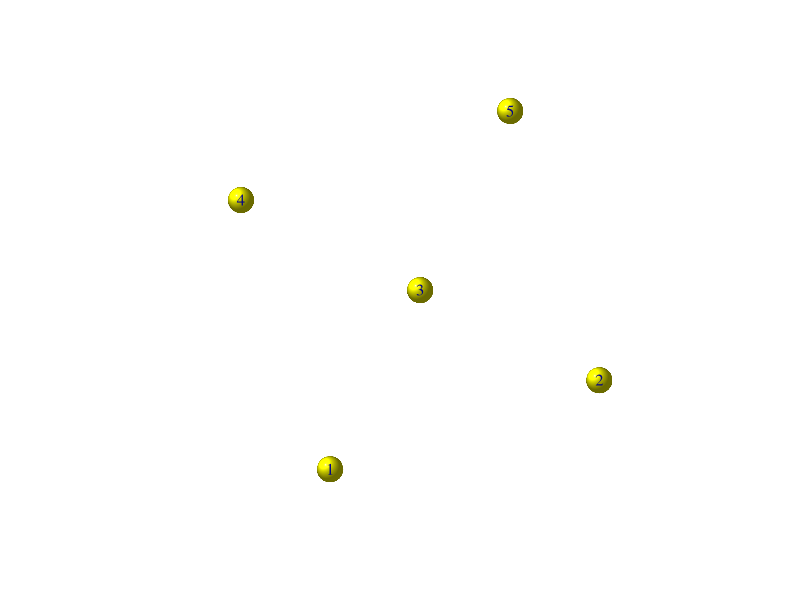
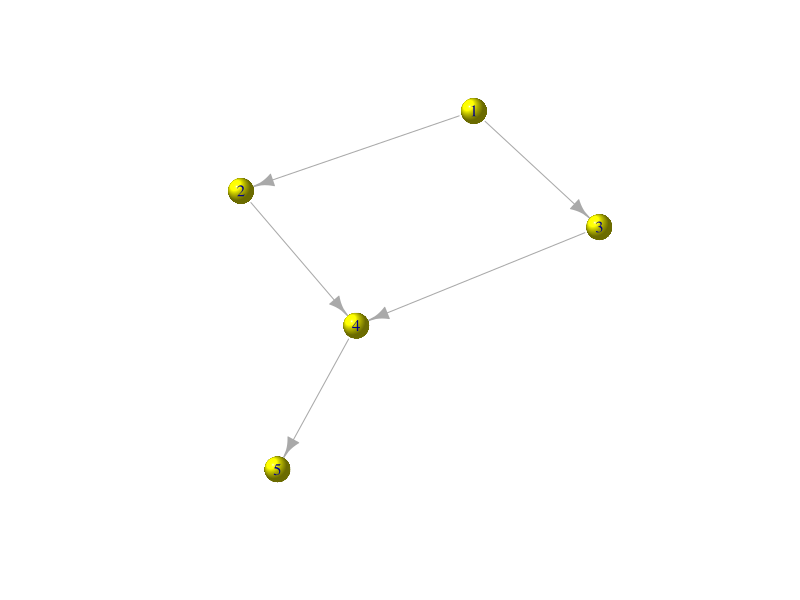
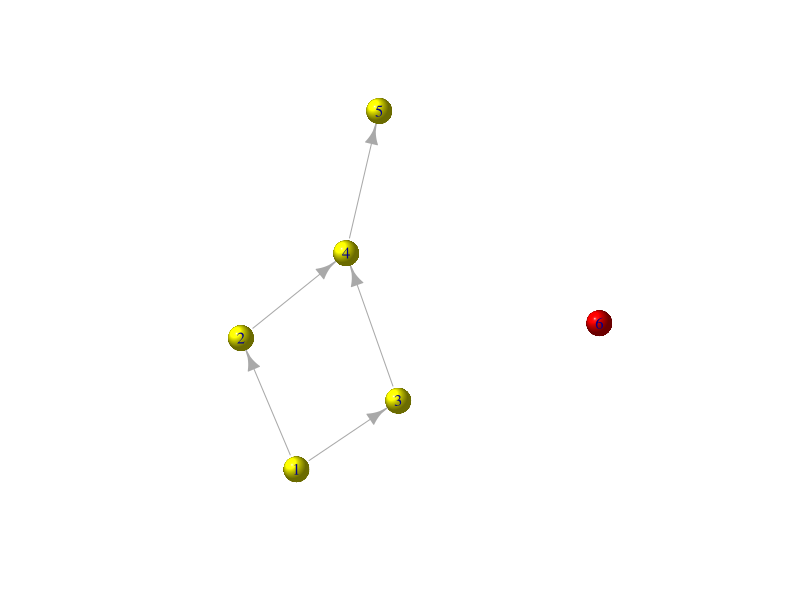
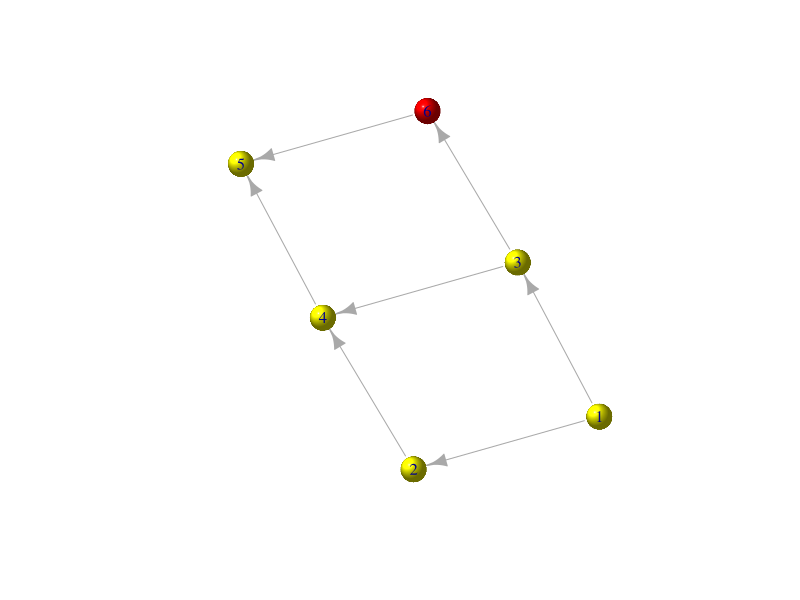
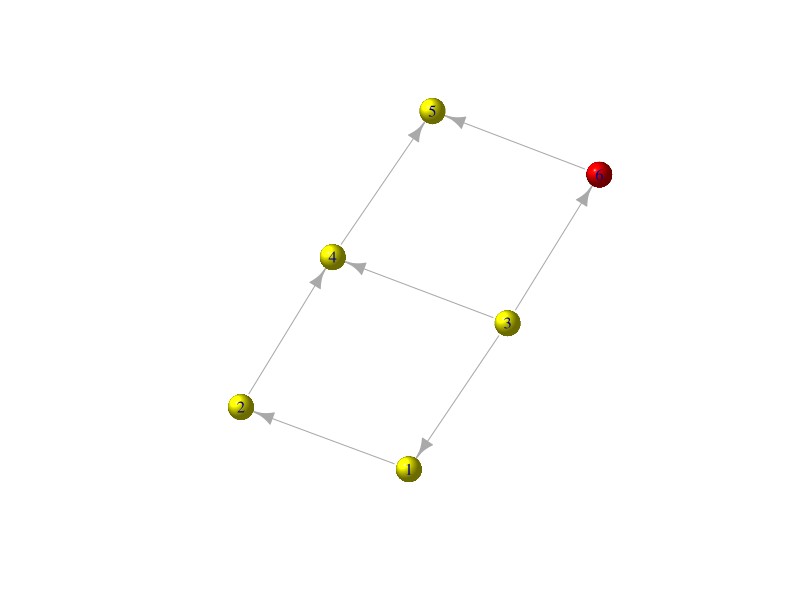
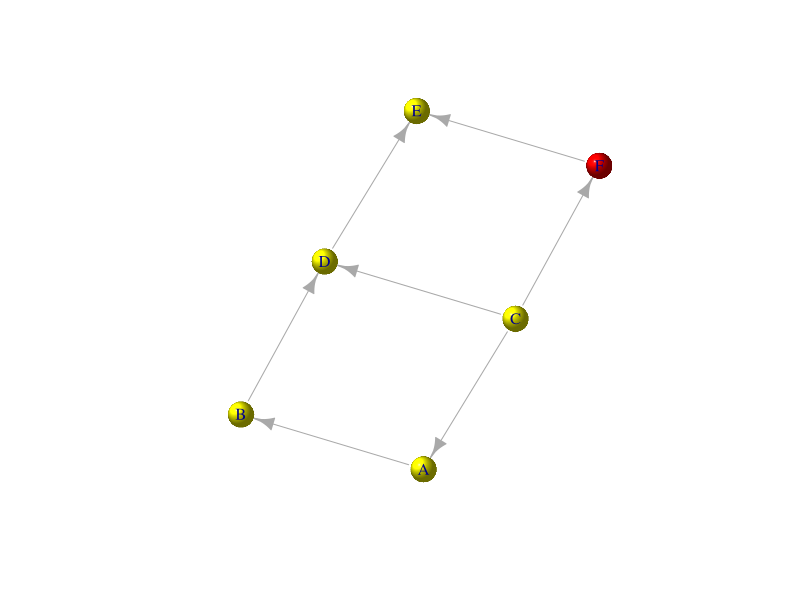
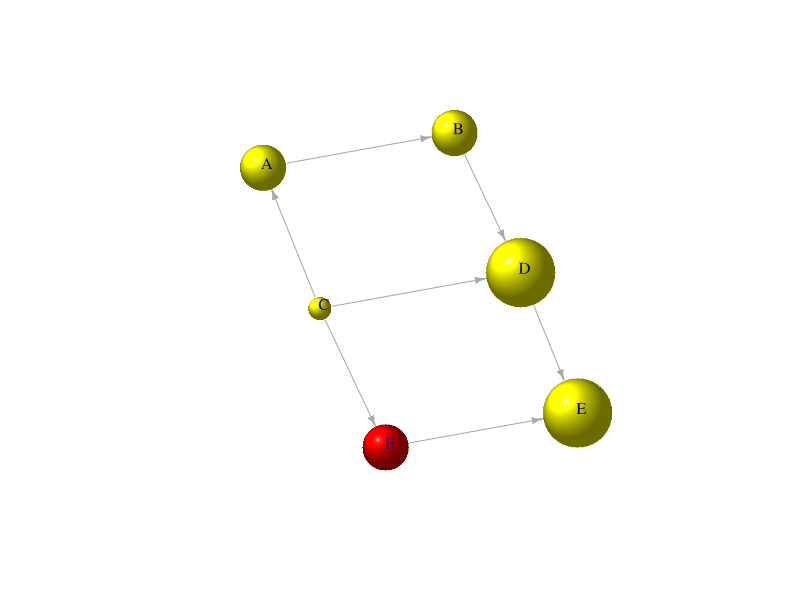
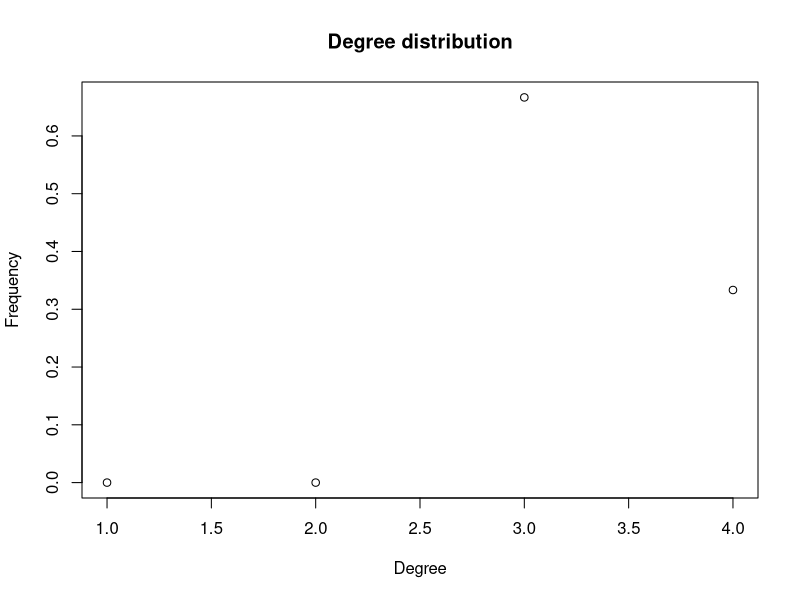

Generate these figures, in order, with R: (Note: this script raises an error after producing the figures.)
# # # # # SCRIPTS DE GENÓMICA # # # # #

# # # # # # # # # I G R A P H # # # # # # # # #
library(igraph)
g <- make_empty_graph(n=5, directed = T)
# Hace una red vacia, "n" es el numero de nodos, y "directed" pregunta si sera
# una red dirigida o no.

V(g)$color = "yellow"
# "V" de vertex, se indica el objeto al que se le va a poner el color. 

V(g)$shape = "sphere"  
# "V" de vertex, se indica el objeto al que se le va a poner la forma. 
plot(g)
# Imprime el objeto. 

g <- add.edges(g, c(1,2, 1,3, 2,4, 3,4, 4,5))
plot(g)
# Agnade conexiones entre nodos. 

g <- add.vertices(g, 1, color="red", shape="sphere")
# Sirve para agandir nuevos nodos a la red ya generada.
plot(g)

g <- add.edges(g, c(3,6, 6,5))
plot(g)
# Se le agnadieron conexiones al nuevo nodo.

class(g)
# La clase de objetos que se generan con el paquete son de clase "igraph".

g <- delete.edges(g, c(2))
g <- add.edges(g,c(3,1))
plot(g)
# Aqui se reemplazo la conexion que habái de 1 a 3, siendo ahora de 3 a 1.

V(g)$name <- LETTERS[1:6]
plot(g)
# Se cambiaron los números por letras, van en orden alfabetico.

E(g)

# # # # # D E G R E E # # # # # #

# Degree es el numero de interacciones o conexiones que tiene un nodo con otro nodo. 
# En caso de que sea una red dirigida, solo cuentan aquellas interacciones que lleven a algo. 
degree(g)

plot(g, layout=layout_nicely, vertex.size=degree(g, V(g), "in")*15+15,
     vertex.label.dist=0.5, edge.arrow.size=0.5)
# Es posible graficar la red donde el tamagno de los nodos sea proporcional a las
# conexiones que tiene.

# # # D E G R E E  D I S T R I B U T I O N # # # 

# El degree distribution se define como la fraccion de nodos en una red. Se represente como 
# P(k); si hay n nodos en total y nk de ellos tieren un degree k, se tiene P(k)=nk/n. 
# Por ejemplo, si hubiera una red con 10 nodos totales y uno se conecta 4 veces, sería 
# P(k)=nk/n -> p(k)=4/10
# Generalmente se hacen histogramas.

plot(degree_distribution(g), main="Degree distribution", xlab="Degree", ylab="Frequency")
# De esta manera se puede graficar el degree distribution .

hist(degree(g),col="salmon")
# De esta manera se puede hacer un histograma.

g1 <- as.matrix(get.adjacency(g))
g1
# También se puede hacer una matriz de adyacencia, estas estan llenas de 0 y 1 donde 
# el 0 representa 0 conectividad y el 1 representa conectividad.

heatmap(g2, Rowv=NA, Colv="Rowv")
# Es posible hacer un heatmap de la matriz de adyacencia previamente generada.

# # # star (make_star()) # # #
# El comando "make_star" hace una estrella, primero va el numero de nodos, el modo
# es para poner si la red va dirigida o no, si va en un solo sentido o es mutua la
# interaccion, y por ultimo, el centro elige que nodo va en medio. 
ca <- make_star(6, mode = "undirected")
ca
plot(ca)
# 1 es el nodo central y es una red no dirigida.

ca1 <- make_star(6, mode = "out")
ca1
plot(ca1)
# 1 es el nodo central y es una red dirigida donde 1 se conecta a todos, pero ninguno 
# se conecta con otros nodos ni con 1 de vuelta.

ca2 <- make_star(6, mode = "in")
ca2
plot(ca2)
# 1 es el centro y nuevamente es una red dirigda donde todos los nodos llevan a 1 pero 
# la conexion no es de regreso.

ca3 <- make_star(6, mode = "mutual")
ca3
plot(ca3)
# 1 es el centro, y es una red dirigida donde 1 conecta con todos y todos se conectan a 1
# de vuelta, pero no hay mas interacciones.

ca4 <- make_star(6, mode = "out", center = 6)
ca4
plot(ca4)
# Aqui 6 es el centro y es una red dirigida del centro a las puntas de la estrella.

# # # ring (make_ring()) # # #
# El comando "make_ring" crea un anillo de una dimension. Primero va el numero de nodos,
# luego si va dirigida "directed = " con TRUE o FALSE, si las conexiones seran mutuas 
# "mutual =", y si es circular con TRUE o False "circular = "
ca5 <- make_ring(6, directed = T, mutual = F, circular = T)
ca5
plot(ca5)
# Aqui se ve como estan dirigidas y no son mutuas las conexiones, ademas de ser circular.

ca6 <- make_ring(6, directed = F, mutual = T, circular = T)
ca6
plot(ca6)
# Aqui se ve que no esta dirigida pero son mutuas, al no ser circular pierde completamente
# el sentido de usar el comando "make_ring"

# # # tree (make_tree()) # # #
# El comando "make_tree" crea arboles. Primero va el numero de nodos, despues se le agrega 
# el numero de hijos que tendra "children = ", y por ultimo el modo, tiene 3 modos: 
# "in, out, undirected". 
ca7 <- make_tree(6, children = 2, mode = "out")
ca7
plot(ca7)
# En este arbol podemos ver que la separacion apunta de la madre a los hijos, es una 
# red dirigida hacia afuera.

ca8 <- make_tree(6, children = 2, mode = "in")
ca8
plot(ca8)
# En este arbol podemos ver que en la separacion, la red va hacia dentro, de los hijos a 
# a la madre. Es una red dirigida hacia adentro.

ca9 <- make_tree(6, children = 2, mode = "undirected")
ca9
plot(ca9)
# En este ultimo caso, es una red no dirigida, así que no hay mucho que decir.

# # # lattice (make_lattice()) # # #
# Es un comando que permite crear redes de dimensiones arbitrarias, periodicas o 
# aperiodicas. Tiene 2 formas, en la primera solo proporciona el "dimvector", pero 
# no la longitud ni el dim; en la segunda omite el "dimvector" pero proporciona la 
# longitud y el dim. El "dim" es la dimensión de la red; "dimvector" es un vector del tamagno
# de la red en cada dimensión.
d <- make_lattice(
  dimvector = NULL,
  length = NULL,
  dim = NULL,
  nei = 1,
  directed = FALSE,
  mutual = FALSE,
  circular = FALSE
)
d
plot(d)

# # # kautz (make_kautz_graph()) # # #
# El comando "make_kautz_graph" se encarga de hacer un grafico de kautz, el cual es un 
# grafico dirigido de grado y dimension, que tiene vertices etiquetados por todas las
# posibles cadenas de longitud que se componen de caracteres elegidos de un alfabeto que
# contiene simbolos distintos, sujeto a la condicion de que los caracteres adyacentes en 
# la cadena no pueden ser iguales. Primero va "m"que es el tamagno del alfabeto, despues
# va "n" que es el largo de las etiquetas. 
d1 <- make_kautz_graph(2,2)
d1
V(d1)$name <- LETTERS[1:length(d)]
plot(d1)

# # PATHS, SHORTEST PATHS, DISTANCES AND DIAMETER # #
library(igraph)


f <- random.graph.game(40, 0.20)
f
plot(f)

# random.graph.game lo que hace es generar modelos aleatorios acorde al modelo 
# Erdös- Rényi, cada nodo es creado con la mismo probabilidad de mantenerse constante.
# El primer número es el número de nodos, y el segundo es la probabilidad de conectarse.

sp <- shortest.paths(f)
sp
# Ya sea para nodos dirigidos o no dirigidos, lo que hace es calcular el largo  
# del camino mas corto de la red. 

f1 <- barabasi.game(40, directed = T)
plot(f1)

f2 <- barabasi.game(40, directed = F)
plot(f2)

f3 <- barabasi.game(40, power = 1)
plot(f3)

#Usar 
